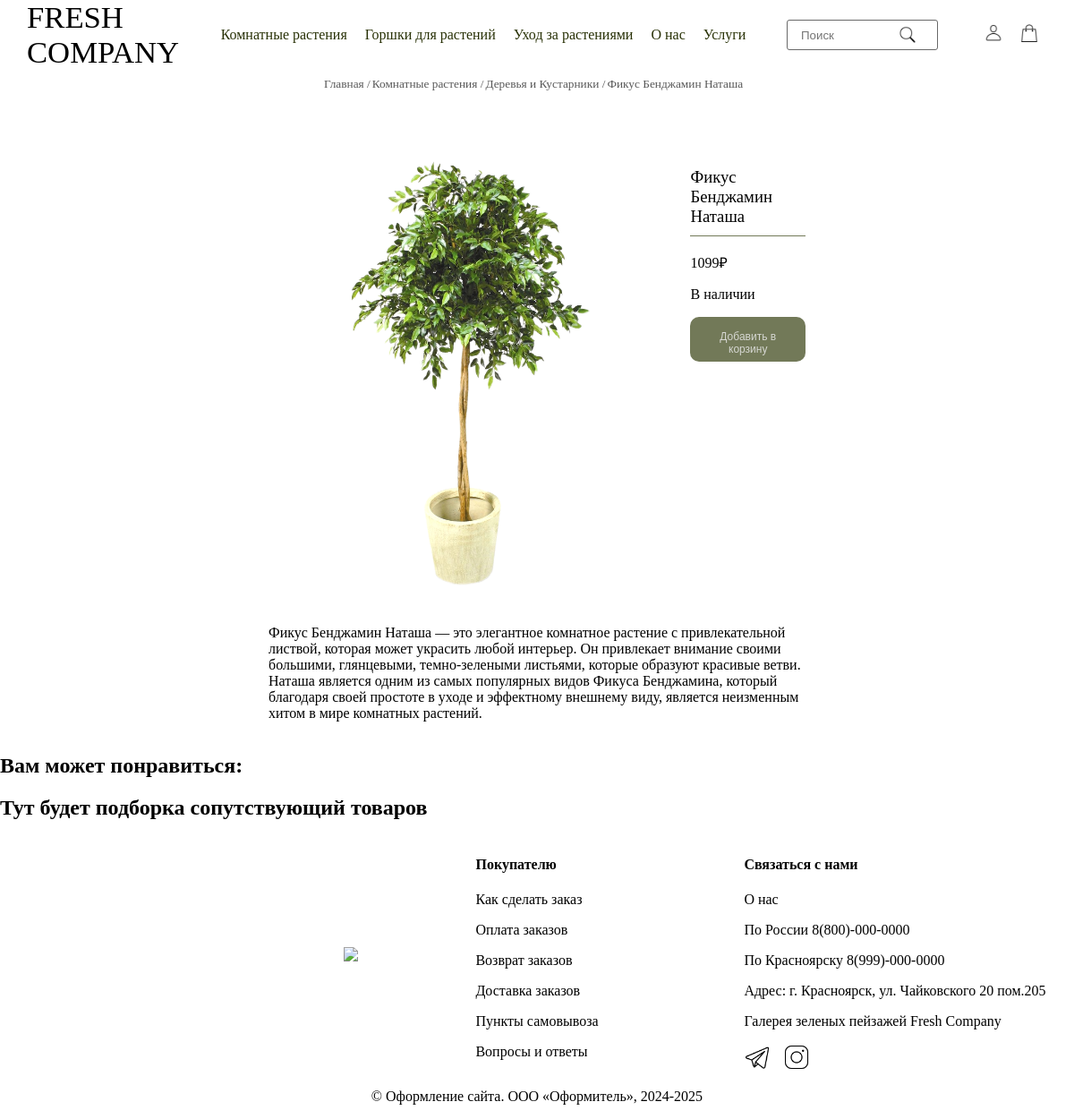
The app's page /flowers/ficus-bendjamina-natasha/ with its own data.
### flowers/models.py (models this page shows, shortened)
class Category(models.Model):
    title = models.CharField(max_length=50, verbose_name='Название')
    slug = models.CharField(max_length=50, verbose_name='Слаг')
    class Meta:
        verbose_name = 'Категория'
        verbose_name_plural = 'Категории'
    def __str__(self):
        return self.title

class Flowers(models.Model):
    product = models.CharField(max_length=50,  blank=True, null=True, verbose_name='Продукт')
    title = models.CharField(max_length=100, verbose_name='Название')
    text = models.CharField(max_length=1500, verbose_name='Описание')
    price = models.IntegerField(verbose_name='Цена')
    slug = models.CharField(max_length=50, verbose_name='Слаг')
    category = models.ForeignKey(Category, on_delete=models.CASCADE, verbose_name='Категория')
    image = models.ImageField(upload_to="flowers_images", blank=True, null=True, verbose_name='Изображение')
    quantity = models.IntegerField(verbose_name='Количество', blank=True, null=True)
    class Meta:
        verbose_name = 'Растение'
        verbose_name_plural = 'Растения'

### flowers/views.py (the view)
# urls.py: path('flowers/<slug:slug>/', flowers.FlowerDetailView.as_view(), name='flower'),
class FlowerDetailView(DetailView):
    model = Flowers
    template_name = 'flower.html'
    context_object_name = 'flower'
    slug_url_kwarg = 'slug'
    def get_context_data(self, **kwargs):
        context = super().get_context_data(**kwargs)
        flower = Flowers.objects.get(slug=self.kwargs['slug'])
        category = Category.objects.get(title=flower.category)
        context['category'] = category
        context['flower'] = flower
        return context

### flowers/templates/flower.html (shortened to what this page needs)
{% extends "base.html" %}
{% load static %}
{% block head_title %}
    <link rel="stylesheet" href="{% static 'css/flower_style.css' %}" />
{% endblock head_title %}
{% block base_content %}
<div class="breadcrumb">
    <ul>
        <li class="breadcrumb_item"><a href="{% url 'main' %}">Главная /</a></li>
        <li class="breadcrumb_item"><a href="{% url 'flowers' %}">Комнатные растения /</a></li>
        <li class="breadcrumb_item"><a href="{% url 'categories' slug=category.slug %}">{{ category.title }} /</a></li>
        <li class="breadcrumb_item"><a href="{% url 'flower' slug=flower.slug %}">{{ flower.title }}</a></li>
    </ul>
</div>
<section class="flower-list">
    <div class="flower-img">
        <img src="{{ flower.image.url }}">
    </div>
    <div class="flower-property">
        <p class="flower-title">{{ flower.title }}</p>
        <p>{{ flower.price }}₽</p>
        {% if flower.quantity > 0 %}
            <p>В наличии</p>
        {% else %}
            <p>Нет в наличии</p>
        {% endif %}
        <div class="cart">
            <button type="submit">Добавить в корзину</button>
        </div>
    </div>
    <p class="flower-text">{{ flower.text }}</p>
</section>
<section class="trade">
    <h1>Вам может понравиться:</h1>
    <h1>Тут будет подборка сопутствующий товаров</h1>
</section>
{% endblock base_content %}

### static/css/base_style.css (style rules this page uses)
body { margin: 0; }

### flowers/static/css/flower_style.css (style rules this page uses)
.breadcrumb { margin-left: 320px; padding-top: 20px; }
.breadcrumb ul { display: flex; list-style: none; }
.breadcrumb li { font-size: 10pt; padding-left: 2px; }
.breadcrumb a { text-decoration: none; color: rgba(88, 88, 88, 1); border-bottom: 2px solid rgba(67, 102, 205, 0); }
.flower-list { display: grid; grid-template-column: 1fr 1fr; gap: 10px; margin: 0 25% 0 25%; width: 50%; padding-top: 50px; }
.flower-img img { width: 450px; height: 500px; }
.flower-list>.flower-property { grid-column: 2; }
.flower-list>.flower-text { grid-column: 1 / span 2; }
.flower-title { font-size: 14pt; border-bottom: 1px solid rgba(114, 121, 88, 1); padding-bottom: 10px; }
.cart button { height: 50px; border-style: none; background-color: rgba(114, 121, 88, 1); padding: 15px 32px; text-align: center; text-decoration: none; display: inline-block; font-size: 12px; border-radius: 10px; color: rgba(214, 215, 210, 1) }

### records on screen
Category: title "Деревья и Кустарники"
Flowers: title "Фикус Бенджамин Наташа", image (picture), price "1099", text "Фикус Бенджамин Наташа — это элегантное комнатное растение с привлекательной листвой, которая может украсить любой интерьер. Он привлекает внимание своими большими, глянцевыми, темно-зелеными листьями, которые образуют красивые ветви. Наташа является одним из самых популярных видов Фикуса Бенджамина, который благодаря своей простоте в уходе и эффектному внешнему виду, является неизменным хитом в мире комнатных растений."
